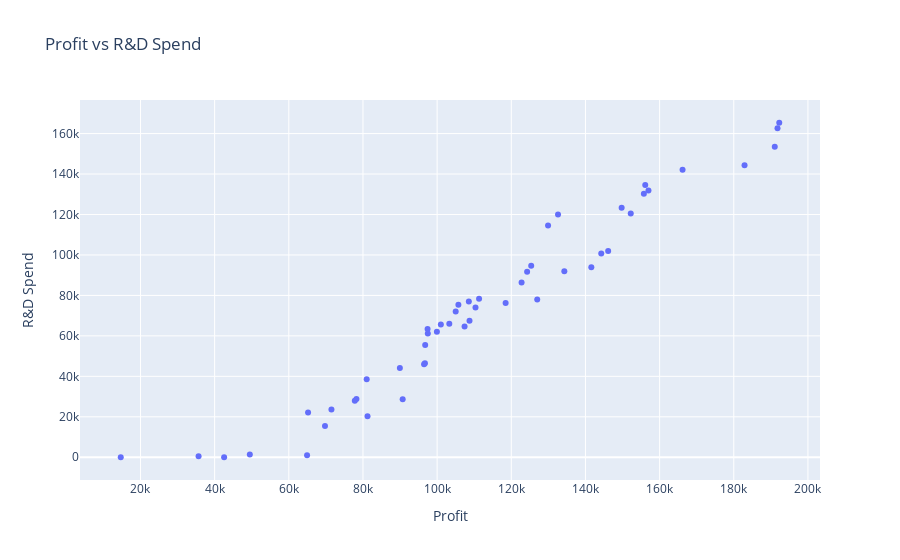

The notebook cell this image was saved under:
### Code cell
fig=px.scatter(df,x="Profit",y="R&D Spend",title="Profit vs R&D Spend")
fig.show()
